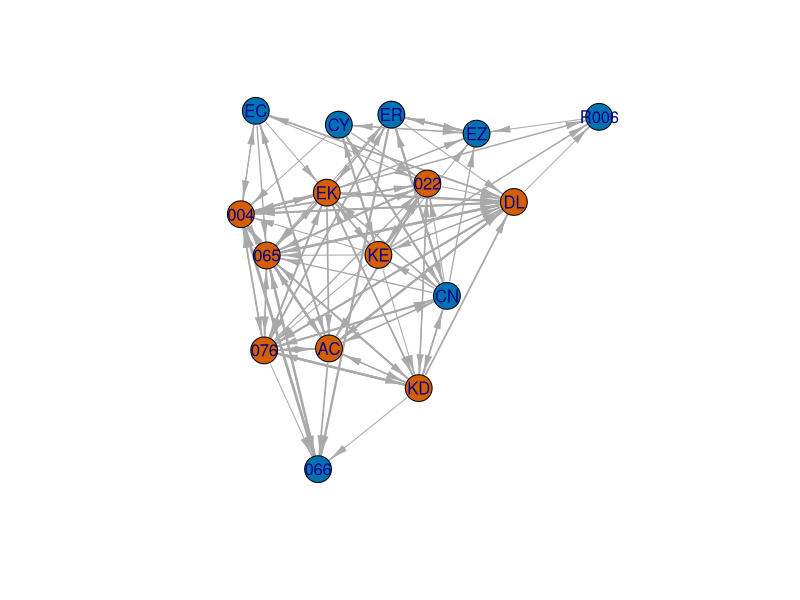
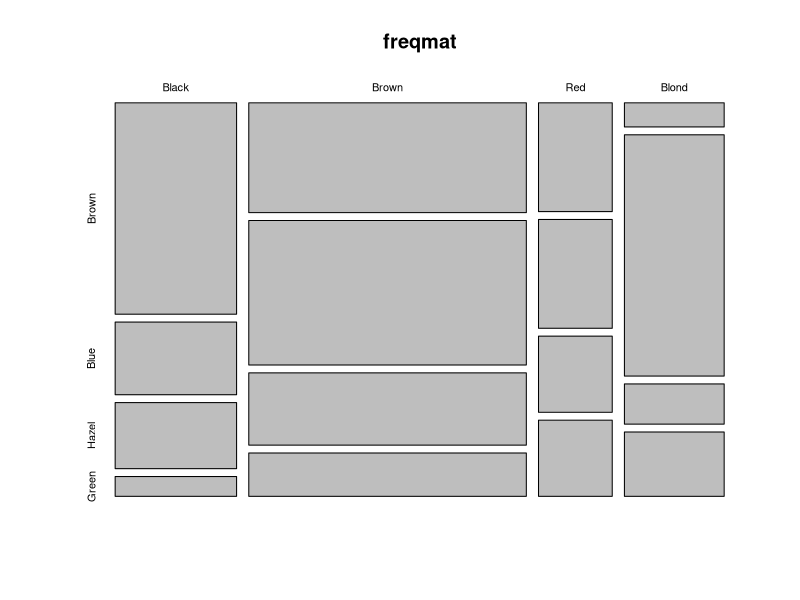
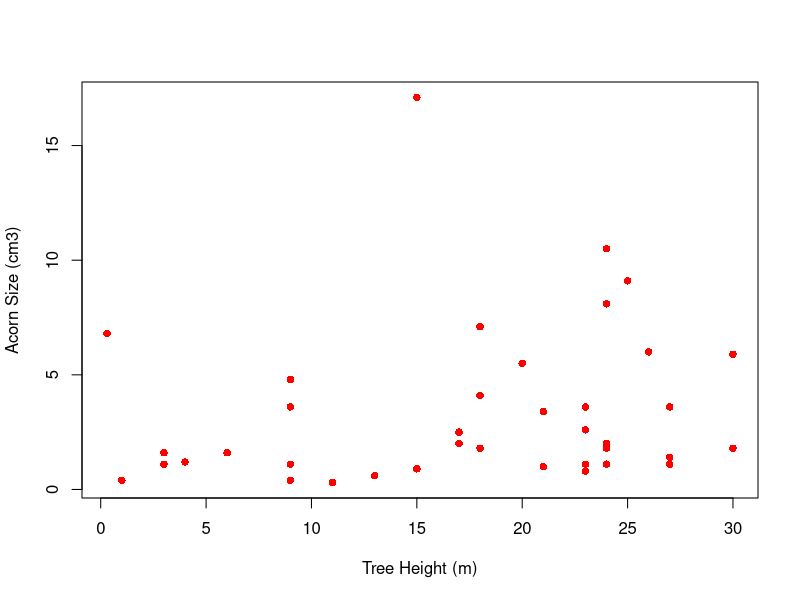
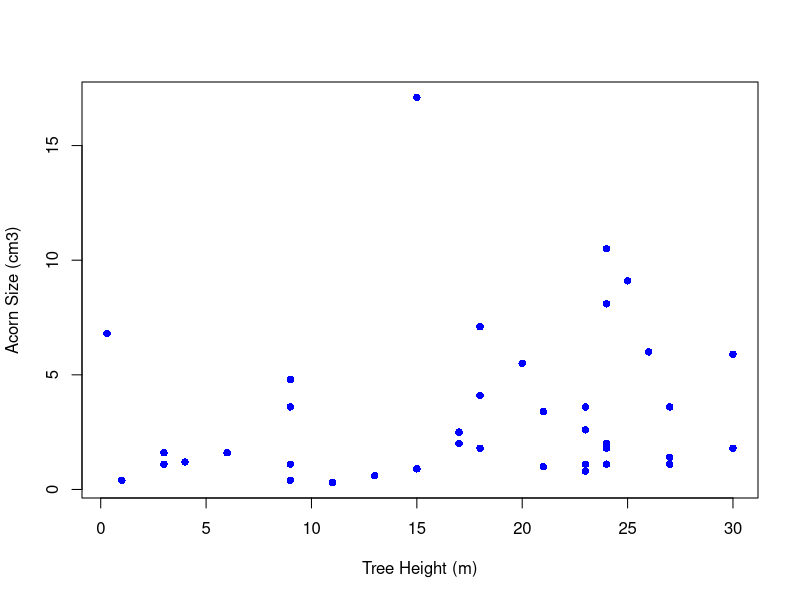
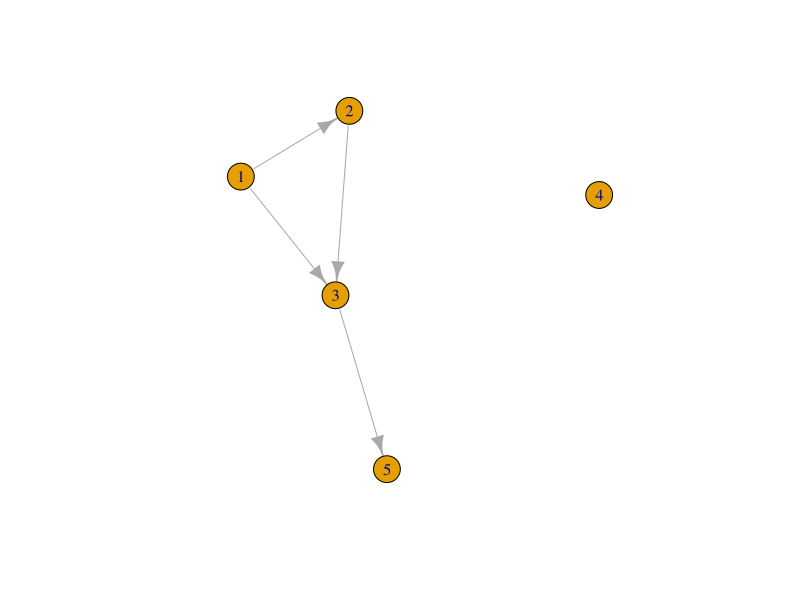

Here is the R script that generated these plots, in order:
## ---- chunk 1
#| fig-cap: "Rhesus monkey grooming network (Slade 1972)."
#| warning: false
#| message: false

require(igraph)
rhesus <- read.table("./data/sade1.txt", skip=1, header=FALSE)
rhesus <- as.matrix(rhesus)
nms <- c("066", "R006", "CN", "ER", "CY", "EC", "EZ", "004", "065", "022", "076", 
         "AC", "EK", "DL", "KD", "KE")
sex <- c(rep("M",7), rep("F",9))
dimnames(rhesus)[[1]] <- nms
dimnames(rhesus)[[2]] <- nms
grhesus <- graph_from_adjacency_matrix(rhesus, weighted=TRUE)
V(grhesus)$sex <- sex

rhesus.layout <- layout.kamada.kawai(grhesus)
plot(grhesus, 
     edge.width=log10(E(grhesus)$weight)+1, 
     edge.arrow.width=0.5,
     vertex.label=V(grhesus)$name,
     vertex.label.family="Helvetica",
     vertex.color=as.numeric(V(grhesus)$sex=="F")+5, 
     layout=rhesus.layout)
## ---- chunk 2
# a comment
x <- c(1,2,3)
(y <- c(1,2,3))
## ---- chunk 3
# addition
2+2
# multiplication
2*3
a <- 2
b <- 3
a*b
# division
2/3
b/a
1/b/a
# note order of operations!
1/(b/a)
# parentheses can override order of operations
# an exponential
exp(-2)
# why we age
r <- 0.02
exp(-r*45)
# something more tricky
exp(log(2))
# generate 20 normally distributed random numbers
rnorm(20)
## ---- chunk 4
# it looks like an integer, but don't be fooled!
a <- 2
is.numeric(a)
is.integer(a)
is.double(a)
## ---- chunk 5
a <- 2L
is.integer(a)
## ---- chunk 6
(countries <- c("Uganda", "Tanzania", "Kenya", "Rwanda"))
as.character(1:5)
## ---- chunk 7
countries <- factor(c("Uganda", "Tanzania", "Kenya", "Rwanda"))
countries
# a trick to get some insight into how factors are handled by R
unclass(countries)
countries1 <- c("Uganda", "Tanzania", "Kenya", "Rwanda")
countries1 == unclass(countries1)
countries == unclass(countries)
## ---- chunk 8
t.or.f <- c(T,F,F,T,T)
is.logical(t.or.f)
aaa <- c(1,2,3,4,5)
# subset
aaa[t.or.f]
## ---- chunk 9
child1 <- list(name="mary", child.age=6,
status="foster",mother.alive=F, father.alive=T, parents.ages=c(24,35))
str(child1)
## ---- chunk 10
countries <- factor(c("Uganda", "Tanzania", "Kenya", "Rwanda"))
as.character(countries)
as.numeric(countries)
# werk it backwards
countries1 <- c("Uganda", "Tanzania", "Kenya", "Rwanda")
as.factor(countries1)
# sometimes you want your numbers to actually be strings (e.g., when you make labels or column names)
as.character(1:5)
# there actually is an integer class; it just doesn't get used much at all
a <- 2
is.integer(a)
is.integer(as.integer(a))
## ---- chunk 11
( manual <- c(1,3,5,7,9))
( count <- 1:20 )
( ages <- seq(0,85,by=5) )
( ones <- rep(1,10) )
( fourages <- rep(c(1,2),c(5,10)) )
( equalspace <- seq(1,5, length=20) )
## ---- chunk 12
rep(2,10)
rep(c(1,2),10)
rep(c(1,2), c(5,10))
rep("R roolz!", 3)
## ---- chunk 13
# age distribution of Gombe chimps in 1980 and 1986
cx1980 <- c(7, 13, 8, 13, 5, 35, 9)
cx1988 <- c(9, 11, 15, 8, 9, 38, 0)
( C <- cbind(cx1980, cx1988) )
# another way
C <- c(cx1980, cx1988)
(  C <- matrix(C, nrow=7, ncol=2) )
## ---- chunk 14
# age distribution at Tai; Boesch uses fewer age classes
cxboesch <- c(18,10,15,30)
( C <- cbind(C,cxboesch) )
## ---- chunk 15
( X <- matrix(1,nr=3,nc=3) )
## ---- chunk 16
# cross-classified data on hair/eye color 
freq <- c(32,11,10,3,  38,50,25,15,  10,10,7,7,  3,30,5,8)
hair <- c("Black", "Brown", "Red", "Blond")
eyes <- c("Brown", "Blue", "Hazel", "Green")
freqmat <- matrix(freq, nr=4, nc=4, byrow=TRUE)
dimnames(freqmat)[[1]] <- hair
dimnames(freqmat)[[2]] <- eyes
freqmat
# might as well do something with it
mosaicplot(freqmat)
## ---- chunk 17
# five columns of data
satu <- c(1,2,3,4,5)
dua <- c("a","b","c","d","e")
tiga <- sample(c(TRUE,FALSE),5,replace=TRUE)
empat <- LETTERS[7:11]
lima <- rnorm(5)
# construct a data frame
(collection <- data.frame(satu,dua,tiga,empat,lima))
# extract the third variable
collection$tiga
## ---- chunk 18
getwd()
#setwd("/Users/jhj1/Projects/git/AABA2023_Workshop/Markdown")
## can't actually change it because it screws up the rendering!
## ---- chunk 19
# read a space-delimitted file (a sociomatrix of kids 17 kids aggressive acts toward each other)
(kids <- read.table("./data/strayer_strayer1976-fig2.txt", header=FALSE))
## ---- chunk 20
quercus <- read.delim("./data/quercus.txt", skip=24, sep="\t", header=TRUE)
head(quercus)
## ---- chunk 21
objects()
rm(aaa)
rm(list=ls())
objects()
## ---- chunk 22
## load it again because we cleared all objects!
quercus <- read.delim("./data/quercus.txt", skip=24, sep="\t", header=TRUE)
plot(quercus$tree.height, quercus$acorn.size, pch=16, col="red", xlab="Tree Height (m)", ylab="Acorn Size (cm3)")
## ---- chunk 23
with(quercus, plot(tree.height, acorn.size, pch=16, col="blue", xlab="Tree Height (m)", ylab="Acorn Size (cm3)"))
## ---- chunk 24
myvec <- c(1,2,3,4,5,6,66,77,7,8,9,10)
myvec[1]
myvec[1:5]
myvec[-1]
myvec[-(1:5)]
# try without the parentheses
#myvec[-1:5]
myvec[c(2,5,1,11)]
## ---- chunk 25
dim(quercus)
size <- quercus$acorn.size
size[1:3] #first 3 elements
size[17]  #only element 17
size[-39] #all but the last element
size[c(3,6,9)] # elements 3,6,9
size[quercus$Region=="California"] # use a logical test to subset
quercus[3,4] # access an element of an array or data frame by X[row,col]
quercus[,"tree.height"]
## ---- chunk 26
myvec <- c(1,2,3,4,5,6,66,77,7,8,9,10)
myvec <- myvec[myvec<=10]
myvec
x <- 1:7
# elements that are greater than 2 but less than 6
(x>2) & (x<6)
## ---- chunk 27
is.even <- rep(c(FALSE, TRUE),5)
(evens <- myvec[is.even])
## ---- chunk 28
aaa <- c(1,2,3,NA,4,5,6,NA,NA,7,8,9,NA,10)
aaa <- aaa[!is.na(aaa)]
aaa
## ---- chunk 29
aaa <- c(1,2,3,NA,4,5,6,NA,NA,7,8,9,NA,10)
is.na(aaa)
!is.na(aaa)
## ---- chunk 30
aaa <- rpois(100,5)
table(aaa)
## ---- chunk 31
donner <- read.table("./data/donner.dat", header=TRUE, skip=2)
# survival=0 == died; male=0 == female
with(donner, table(male,survival))
# table along 3 dimensions
with(donner, table(male,survival,age))
cage <- rep(0,length(donner$age))
# simplify by defining 2 age classes: over/under 25
cage[donner$age<=25] <- 1
cage[donner$age>25] <- 2
donner <- data.frame(donner,cage=cage)
with(donner, table(male,survival,cage))
## ---- chunk 32
aaa <- rpois(100,5)
sort(aaa)
# decreasing order
sort(aaa,decreasing=TRUE)
## ---- chunk 33
# five columns of data again
satu <- c(1,2,3,4,5)
dua <- c("a","b","c","d","e")
tiga <- sample(c(TRUE,FALSE),5,replace=TRUE)
empat <- LETTERS[7:11]
lima <- rnorm(5)
# construct a data frame
(collection <- data.frame(satu,dua,tiga,empat,lima))
o <- order(collection$lima)
collection[o,]
## ---- chunk 34
## load it again because we cleared all objects!
kids <- read.table("./data/strayer_strayer1976-fig2.txt", header=FALSE)
kid.names <- c("Ro","Ss","Br","If","Td","Sd","Pe","Ir","Cs","Ka",
                "Ch","Ty","Gl","Sa", "Me","Ju","Sh")
colnames(kids) <- kid.names
rownames(kids) <- kid.names
kids
## ---- chunk 35
aaa <- list(alpha = 1:10, beta = rnorm(100), x = sample(1:100, 100, replace=TRUE))
lapply(aaa,mean)
# more compact as a vector
sapply(aaa,mean)
# cross-tabulation of sex partners from NHSLS
sextable <- read.csv("./data/nhsls_sextable.txt", header=FALSE)
dimnames(sextable)[[1]] <- c("white","black","hispanic","asian","other")
dimnames(sextable)[[2]] <- c("white","black","hispanic","asian","other")
# calculate marginals
(row.sums <- apply(sextable,1,sum))
(col.sums <- apply(sextable,2,sum))
# using sapply() gives similar output
sapply(sextable,sum)
# compare the output of sapply() to lapply()
lapply(sextable,sum)
## ---- chunk 36
(coin <- sample(c("heads","tails"),1))
if(coin=="tails") b <- 1 else b <- 0
b
## ---- chunk 37
x <- 4:-2
# sqrt(x) produces warnings, but using ifelse to check works without producing warings
sqrt(ifelse(x >= 0, x, NA))
## ---- chunk 38
x <- 1:5
for(i in 1:5) print(x[i])
## ---- chunk 39
library(igraph)
# might as well do something with it
# a small graph
g <- graph( c(1,2, 1,3, 2,3, 3,5), n=5 )
plot(g)
